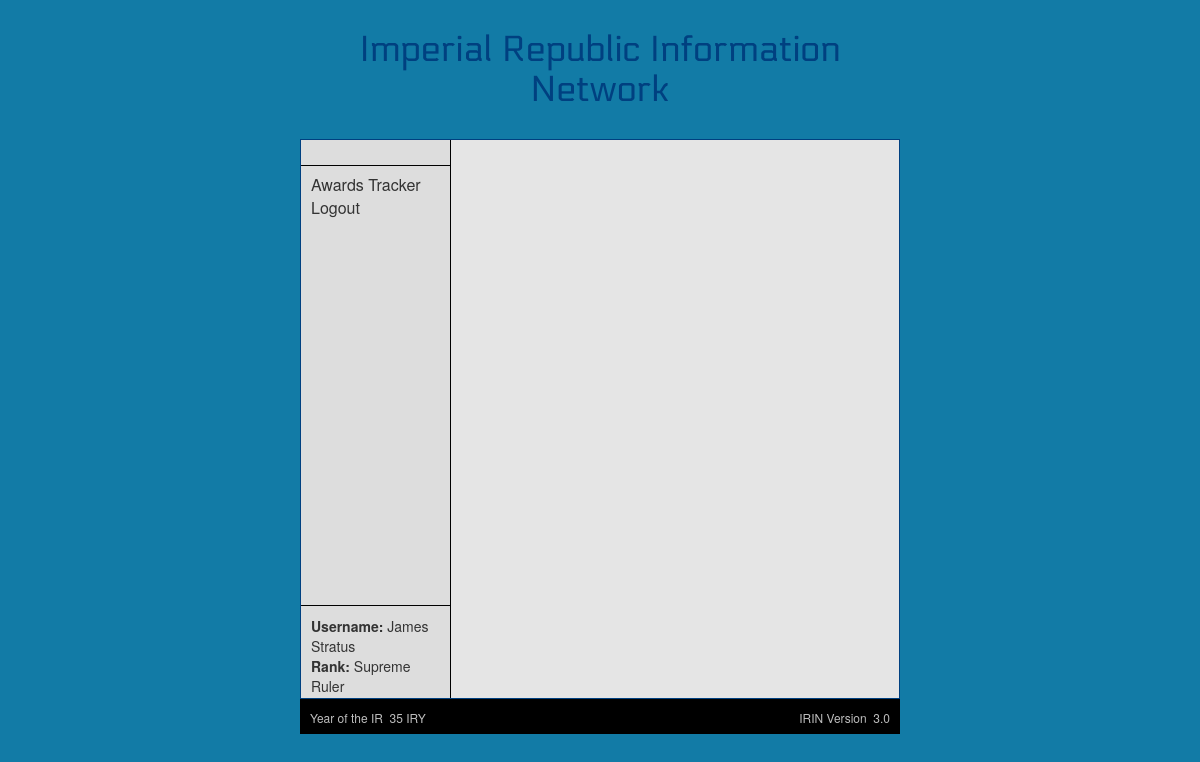
The app's page /main.php (signed in) with its own data.
### tables this page shows
CREATE TABLE IF NOT EXISTS `pages` (
  `id` int(3) NOT NULL AUTO_INCREMENT,
  `name` varchar(100) NOT NULL DEFAULT '',
  `desc` varchar(100) NOT NULL DEFAULT '',
  `page` varchar(100) NOT NULL DEFAULT '',
  `title` varchar(100) NOT NULL DEFAULT '',
  `clearance` int(3) NOT NULL DEFAULT '0',
  `admin` int(3) NOT NULL DEFAULT '0',
  `team` int(11) NOT NULL DEFAULT '0',
  PRIMARY KEY (`id`)
);

CREATE TABLE IF NOT EXISTS `irclock` (
  `id` int(11) NOT NULL AUTO_INCREMENT,
  `year` int(10) NOT NULL,
  `era` int(2) NOT NULL,
  `date` date NOT NULL,
  `latest` tinyint(1) NOT NULL,
  PRIMARY KEY (`id`)
);

CREATE TABLE IF NOT EXISTS `version` (
  `id` int(3) NOT NULL AUTO_INCREMENT,
  `version` varchar(12) NOT NULL,
  `vtimestamp` date NOT NULL,
  `latest` int(1) NOT NULL,
  PRIMARY KEY (`id`),
  KEY `version` (`version`)
);

### lib/page.class.php (called while the page is built, shortened)
<?php
class Page {
    private $name;
    private $page;
    public function __construct($name, $desc, $title, $page) {
        $this->name = $name;
        $this->page = $page;
    }
    public static function getPages(User $user) {
        global $mysqli;
        $pages = array();
        $query = $mysqli->query("SELECT * FROM pages ORDER BY id");
        while ($result = $query->fetch_array()) {
            if (
                ($result['clearance'] > 0 && $user->getClearance() && $user->getClearance()->getClearance() >= $result['clearance']) ||
                ($result['admin'] > 0 && $result['team'] != 0 && (($user->getAdmin() && $user->getAdmin()->getAdminLevel() >= $result['admin'] && in_array(new Division($result['team']), $user->getAdmin()->getTeams())) || ($user->getAdmin() && $user->getAdmin()->getAdminLevel() > $result['admin'] + 1)) || ($user->getAdmin() && $user->getAdmin()->getAdminLevel() > 3)) ||
                ($user->getAdmin() && $user->getAdmin()->getAdminLevel() >= $result['admin'] && $result['team'] == 0) ||
                ($result['clearance'] == 0 && $result['admin'] == 0)
            ) {
                $pages[] = new self($result['name'], $result['desc'], $result['title'], $result['page']);
            }
        }
        return $pages;
    }
    public function getName() {
        return $this->name;
    }
    public function getPage() {
        return $this->page;
    }
}

### lib/user.class.php (called while the page is built, shortened)
<?php
    class User {
        private $name;
        private $rank;
        private $admin = false;
        public function getName() {
            return $this->name;
        }
        public function getRank() {
            return $this->rank;
        }
        public function getAdmin() {
            return $this->admin;
        }
    }

### lib/admin.class.php (called while the page is built, shortened)
<?php
    class Admin {
        private $level;
        public function getAdminLevel() {
            return $this->level;
        }
    }

### lib/rank.class.php (called while the page is built, shortened)
<?php
    class Rank {
        private $name;
        public function getName() {
            return $this->name;
        }
    }

### lib/year.class.php (called while the page is built, shortened)
<?php
class Year {
    private $year;
    private $era;
    public function __construct($id) {
        global $mysqli;
        $query = $mysqli->query("SELECT * FROM irclock WHERE id = $id");
        $result = $query->fetch_array();
        extract($result);
        $this->year = $year;
        if ($era == 1)
            $this->era = 'UFY';
        else
            $this->era = 'IRY';
    }
    public static function getCurrentYear() {
        global $mysqli;
        $query = $mysqli->query("SELECT * FROM irclock WHERE latest = 1");
        $result = $query->fetch_array();
        return new self($result['id']);
    }
    public function getFullYear() {
        return $this->year . ' ' . $this->era;
    }
}

### lib/version.class.php (called while the page is built, shortened)
<?php
class Version {
    private $version;
    public function __construct($id) {
        global $mysqli;
        $query = $mysqli->query("SELECT * FROM version WHERE id = $id");
        $result = $query->fetch_array();
        extract($result);
        $this->version = $version;
    }
    public static function getLatestVersion() {
        global $mysqli;
        $query = $mysqli->query("SELECT * FROM version WHERE latest = 1");
        $result = $query->fetch_array();
        return new self($result['id']);
    }
    public function getVersion() {
        return $this->version;
    }
}

### main.php (the view, shortened to what this page needs)
<?php
$pages = Page::getPages($_SESSION['user']);
?>
<!DOCTYPE html>
<html>
<head>
    <link href="css/bootstrap.min.css" type="text/css" rel="stylesheet" />
    <link href="css/style.css" type="text/css" rel="stylesheet" />
</head>
<body>
    <div class="container">
        <h1>Imperial Republic Information Network</h1>
        <div class="row">
            <div id="sidebar" class="col-md-3">
                <div id="top"></div>
                <div id="pages">
                    <div class="panel-group" id="menu" role="tablist" aria-multiselectable="true">
                        <?php
                        foreach ($pages as $page) {
                            if ($page->getPage() == 'home') {
                                ?>
                                <div class="panel panel-default">
                                    <div class="panel-heading" role="tab" id="<?php echo $page->getPage() ?>">
                                        <h4 class="panel-title">
                                            <a class="collapsed" role="button" data-parent="#menu" aria-expanded="false" aria-controls="<?php echo $page->getPage() ?>Collapse" onclick="load('<?php echo $page->getPage() ?>', 'none', 'none', {})">
                                                <?php echo $page->getName() ?>
                                            </a>
                                        </h4>
                                    </div>
                                    <div id="<?php echo $page->getPage() ?>Collapse" class="panel-collapse collapse" role="tabpanel" aria-labelledby="<?php echo $page->getPage() ?>">
                                        <div class="panel-body">
                                            Action: none
                                        </div>
                                    </div>
                                </div>
                                <?php
                            } else {
                                ?>
                                <div class="panel panel-default">
                                    <div class="panel-heading" role="tab" id="<?php echo $page->getPage() ?>">
                                        <h4 class="panel-title">
                                            <a class="collapsed" role="button" data-parent="#menu" aria-expanded="false" aria-controls="<?php echo $page->getPage() ?>Collapse" onclick="load('<?php echo $page->getPage() ?>', 'none', 'none', {})">
                                                <?php echo $page->getName() ?>
                                            </a>
                                        </h4>
                                    </div>
                                </div>
                                <?php
                            }
                        }
                        ?>
                        <div class="panel panel-default">
                            <div class="panel-heading" role="tab" id="logout">
                                <h4 class="panel-title">
                                    <a class="collapsed" role="button" data-parent="#menu" aria-expanded="false" aria-controls=logoutCollapse" onclick="load('logout', 'none', 'none', {})">
                                        Logout
                                    </a>
                                </h4>
                            </div>
                        </div>
                    </div>
                </div>
                <div id="blank"></div>
                <div id="session">
                    <b>Username: </b><?php echo $_SESSION['user']->getName() ?><br />
                    <b>Rank: </b><?php echo $_SESSION['user']->getRank()->getName() ?><br />
                    <b>Clearance: </b><?php echo $_SESSION['user']->getClearance()->getClearanceName() ?><br />
                </div>
            </div>
            <div id="main" class="col-md-9">
            </div>
        </div>
        <div id="footer" class="row">
            <span>Year of the IR&nbsp;&nbsp;<?php echo Year::getCurrentYear()->getFullYear() ?></span>
            <span class="pull-right">IRIN Version&nbsp;&nbsp;<?php echo Version::getLatestVersion()->getVersion() ?></span>
        </div>
    </div>
</body>
</html>

### css/style.css (style rules this page uses)
html, body { width: 100%; height: 100%; background: #127ba6; }
body { background-image: url('http://nexus.eotir.com/public/style_images/xeriteq34/bg-top.png'), url('http://nexus.eotir.com/public/style_images/xeriteq34/bg-bot.png'); background-repeat: no-repeat, no-repeat; background-position: top center, bottom center; }
body > .container { background-color: transparent; height: 100%; width: 50%; padding: 0; }
.container > h1 { margin-top: 5%; }
.container > .row:first-of-type { background-color: #e5e5e5; height: 70%; margin: 0; margin-top: 5%; border: 1px solid #004080; }
#sidebar { height: 100%; padding: 0; background-color: #dddddd; border-right: 1px solid black; overflow: auto; }
#sidebar > div { padding: 10px; }
#top { padding: 0 !important; height: 26px; background: url(http://nexus.eotir.com/public/style_images/xeriteq34/sidebar_bg.png) repeat-x top left; border-bottom: 1px solid black; }
#pages { min-height: 75%; position: relative; }
#menu .panel { border: none; background: none; -webkit-box-shadow: none; box-shadow: none; }
#menu .panel-heading { background: none; border: none; padding: 0; }
#blank { height: 2%; border-bottom: 1px solid black; }
#session { height: 10%; margin-bottom: 5px; }
#main { max-height: 100%; padding: 10px; overflow: auto; }
#footer { width: 100%; height: 35px; color: #bebebe; background: #000000 url(http://nexus.eotir.com/public/style_images/xeriteq34/nav_bg.png); background-size: auto; margin: 0; padding: 10px; font-size: 12px; }
h1, h3 { color: #004080; text-align: center; font-family: Electrolize, sans-serif; }

### records on screen
pages: name "Awards Tracker"
irclock: Year::getCurrentYear()->getFullYear() "35 IRY"
version: Version::getLatestVersion()->getVersion() "3.0"

### other values on screen
$_SESSION['user']->getName() "James Stratus"
$_SESSION['user']->getRank()->getName() "Supreme Ruler"
